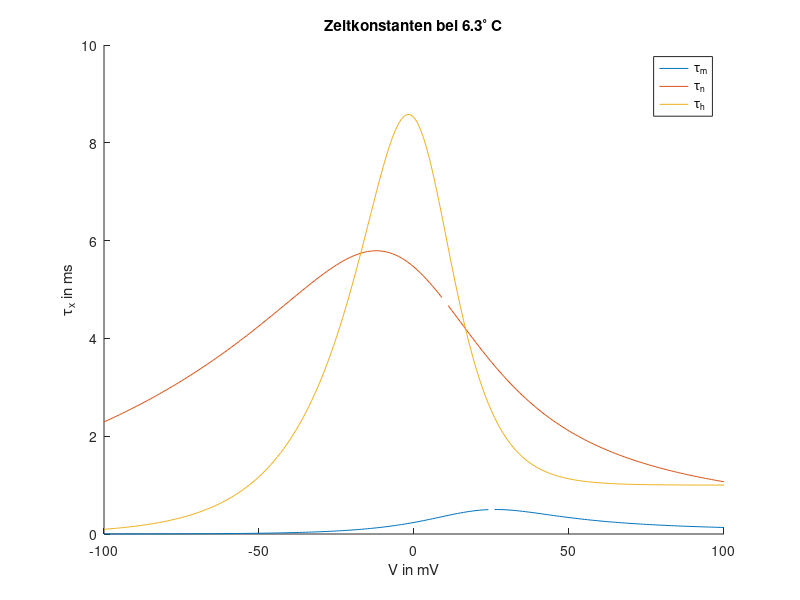
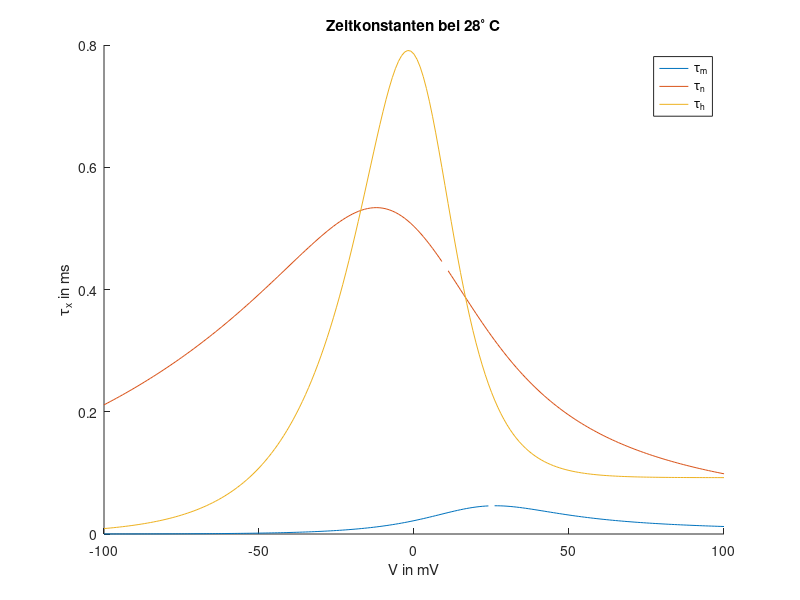
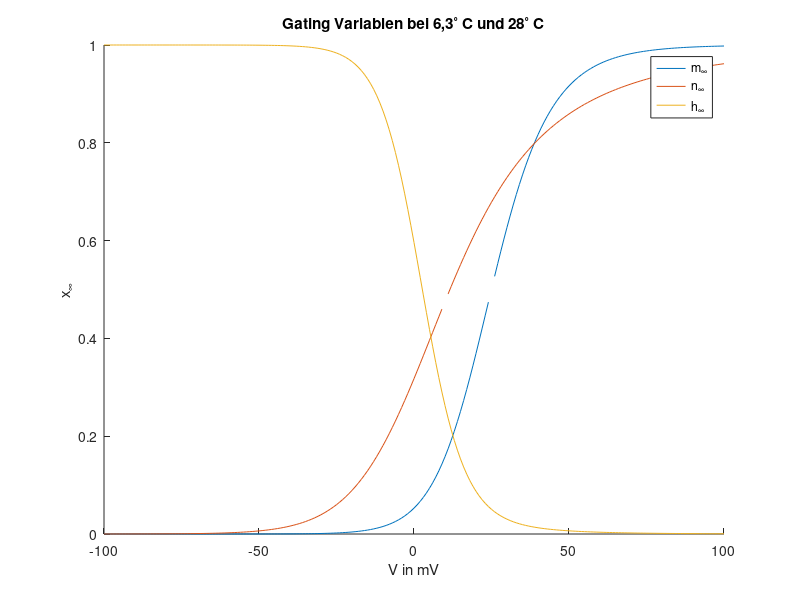

Source code (MATLAB) for these figures, in order:
close all;

am = @(V) (2.5 - 0.1*V) ./ (exp(2.5 - 0.1*V) - 1);
an = @(V) (0.1 - 0.01*V) ./ (exp(1 - 0.1*V) - 1 );
ah = @(V) 0.07 * exp(-V/20);

bm = @(V) 4 * exp(-V/18);
bn = @(V) 0.125 * exp(-V/80);
bh = @(V) 1 ./ (exp(3-0.1*V) + 1);

tau = @(a,b,k) 1 ./((a + b)*k);
x_steady = @(a,b) a ./ (a+b);
k = @(T) 3 ^ ((T-6.3)/10);

V = (-100:100);

T = 6.3;

tm = tau(am(V),bm(V),k(T));
tn = tau(an(V),bn(V),k(T));
th = tau(ah(V),bh(V),k(T));

figure;
hold all;
plot(V,tm);
plot(V,tn);
plot(V,th);
legend('\tau_m','\tau_n','\tau_h')
xlabel('V in mV')
ylabel('\tau_x in ms')
title('Zeitkonstanten bei 6.3^\circ C')

T = 28;

tm = tau(am(V),bm(V),k(T));
tn = tau(an(V),bn(V),k(T));
th = tau(ah(V),bh(V),k(T));

figure;
hold all;
plot(V,tm);
plot(V,tn);
plot(V,th);
legend('\tau_m','\tau_n','\tau_h')
xlabel('V in mV')
ylabel('\tau_x in ms')
title('Zeitkonstanten bei 28^\circ C')

m_steady = x_steady(am(V),bm(V));
n_steady = x_steady(an(V),bn(V));
h_steady = x_steady(ah(V),bh(V));

figure;
hold all;
plot(V,m_steady);
plot(V,n_steady);
plot(V,h_steady);
legend('m_\infty','n_\infty','h_\infty')
xlabel('V in mV')
ylabel('x_\infty')
title('Gating Variablen bei 6,3^\circ C und 28^\circ C')
